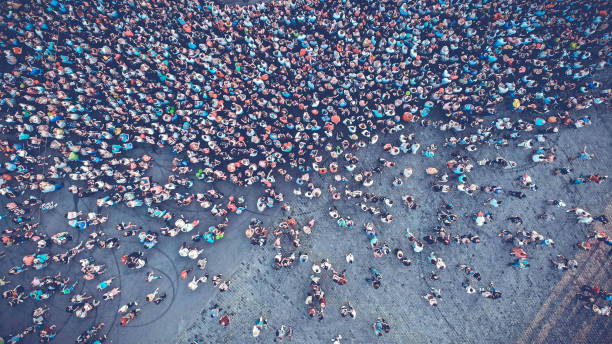
#> input picture test_set/img_1.jpg, 612 x 344 px
$ python -i motion_estimator.py   (imports and definitions only)
#> lines starting #> are read from the running program, lines starting #| are printed output that depends on the picture
import cv2
import numpy as np

class GlobalMotionEstimator:
    def __init__(self):
        self.prev_gray = None
        self.prev_pts = None

    def update(self, current_frame):
        # Expects a BGR or RGB frame (function works identically long as it's 3-channel)
        curr_gray = cv2.cvtColor(current_frame, cv2.COLOR_BGR2GRAY)

        transform = np.eye(2, 3, dtype=np.float32)

        if self.prev_gray is None:
            self.prev_gray = curr_gray
            self.prev_pts = cv2.goodFeaturesToTrack(curr_gray, maxCorners=200, qualityLevel=0.01, minDistance=30, blockSize=3)
            return transform

        if self.prev_pts is not None and len(self.prev_pts) > 0:
            curr_pts, status, err = cv2.calcOpticalFlowPyrLK(self.prev_gray, curr_gray, self.prev_pts, None, winSize=(21, 21), maxLevel=3)

            good_prev = self.prev_pts[status == 1]
            good_curr = curr_pts[status == 1]

            if len(good_prev) >= 4 and len(good_curr) >= 4:
                # Estimate affine transform (translation + rotation + scale)
                transform, inliers = cv2.estimateAffinePartial2D(good_prev, good_curr)
                if transform is None: # Safety fallback
                    transform = np.eye(2, 3, dtype=np.float32)

        self.prev_gray = curr_gray
        self.prev_pts = cv2.goodFeaturesToTrack(curr_gray, maxCorners=200, qualityLevel=0.01, minDistance=30, blockSize=3)

        return transform

>>> import cv2
>>> picture = cv2.imread('test_set/img_1.jpg')
#> picture is the input picture: shape (344, 612, 3); mean B, G, R 137.1, 111.4, 101.2
>>> result = GlobalMotionEstimator().update(picture)
#> in update, `curr_gray = cv2.cvtColor(current_frame, cv2.COLOR_BGR2GRAY)`:
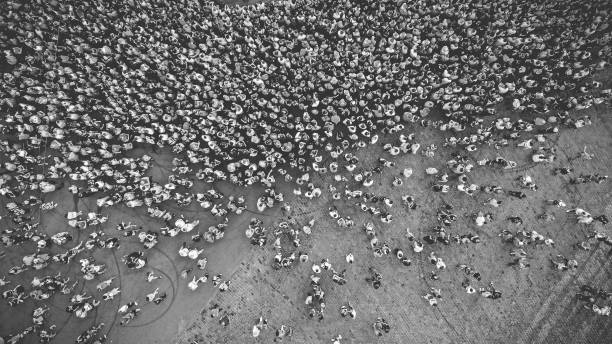
#> curr_gray: shape (344, 612); min 6, max 255, mean 111.3
#> in update, `self.prev_pts = cv2.goodFeaturesToTrack(curr_gray, maxCorners=200, qua..`: self.prev_pts = 167 rows, first 8: [258, 65], [101, 168], [325, 131], [353, 103], [6, 120], [461, 88], [314, 17], [317, 270]
#> result = [[1, 0, 0], [0, 1, 0]]
